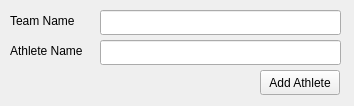
<?xml version="1.0" encoding="UTF-8"?>
<ui version="4.0">
 <class>AddTeamAthlete</class>
 <widget class="QWidget" name="AddTeamAthlete">
  <property name="geometry">
   <rect>
    <x>0</x>
    <y>0</y>
    <width>354</width>
    <height>106</height>
   </rect>
  </property>
  <property name="windowTitle">
   <string>Form</string>
  </property>
  <widget class="QLineEdit" name="team_name">
   <property name="geometry">
    <rect>
     <x>100</x>
     <y>10</y>
     <width>241</width>
     <height>25</height>
    </rect>
   </property>
  </widget>
  <widget class="QLabel" name="label">
   <property name="geometry">
    <rect>
     <x>10</x>
     <y>10</y>
     <width>71</width>
     <height>21</height>
    </rect>
   </property>
   <property name="text">
    <string>Team Name</string>
   </property>
  </widget>
  <widget class="QLabel" name="label_2">
   <property name="geometry">
    <rect>
     <x>10</x>
     <y>40</y>
     <width>91</width>
     <height>21</height>
    </rect>
   </property>
   <property name="text">
    <string>Athlete Name</string>
   </property>
  </widget>
  <widget class="QLineEdit" name="athlete_name">
   <property name="geometry">
    <rect>
     <x>100</x>
     <y>40</y>
     <width>241</width>
     <height>25</height>
    </rect>
   </property>
  </widget>
  <widget class="QPushButton" name="addButton">
   <property name="geometry">
    <rect>
     <x>260</x>
     <y>70</y>
     <width>80</width>
     <height>25</height>
    </rect>
   </property>
   <property name="text">
    <string>Add Athlete</string>
   </property>
  </widget>
 </widget>
 <resources/>
 <connections/>
</ui>
